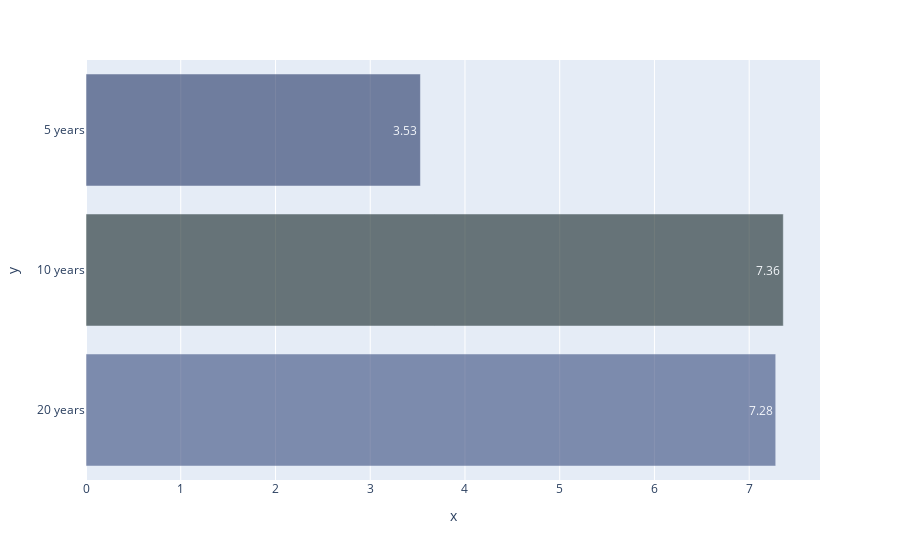

This figure's notebook cell:
### Code cell
df_percentage_growth_rate_H = df_market_trends_H[['Suburb','20 year annual compound growth rate in median sales price (12 months)', 
                                                          '10 year annual compound growth rate in median sales price (12 months)',
                                                          '5 year annual compound growth rate in median sales price (12 months)']].copy()
df_percentage_growth_rate_H = df_percentage_growth_rate_H.dropna()

df_percentage_growth_rate_H = df_percentage_growth_rate_H.rename(columns= {'5 year annual compound growth rate in median sales price (12 months)': '5 years', 
                                                            '10 year annual compound growth rate in median sales price (12 months)': '10 years',
                                                            '20 year annual compound growth rate in median sales price (12 months)': '20 years'})

df_percentage_growth_rate_H[['5 years', '10 years', '20 years']] = round(df_percentage_growth_rate_H[['5 years', '10 years', '20 years']]*100, 2)


# df_percentage_dwelling_type_H = df_percentage_dwelling_type_H.reset_index(drop="index")
df_percentage_growth_rate_H = df_percentage_growth_rate_H.melt(id_vars=['Suburb'], var_name ='Years', value_name ='Percentage')
df_percentage_growth_rate_H

import plotly.graph_objects as go

night_colors = ['rgb(56, 75, 126)', 'rgb(18, 36, 37)', 'rgb(34, 53, 101)',
                'rgb(36, 55, 57)', 'rgb(6, 4, 4)']

x = df_percentage_growth_rate_H[df_percentage_growth_rate_H['Suburb'] == 'Abbotsford'].Years
y = df_percentage_growth_rate_H[df_percentage_growth_rate_H['Suburb'] == 'Abbotsford'].Percentage

fig = px.bar(df_percentage_growth_rate_H, x=y, y=x, orientation='h',text_auto=True)
fig.update_traces(marker_color=night_colors, opacity=0.6)
fig.show()

### Figure 1 — Plotly figure (JSON) as saved in the notebook; plotly's stock layout.template omitted (floating-point values rounded to 4 significant figures)
{"data": [{"alignmentgroup": "True", "hovertemplate": "x=%{x}<br>y=%{y}<extra></extra>", "legendgroup": "", "marker": {"color": ["rgb(56, 75, 126)", "rgb(18, 36, 37)", "rgb(34, 53, 101)", "rgb(36, 55, 57)", "rgb(6, 4, 4)"], "pattern": {"shape": ""}}, "name": "", "offsetgroup": "", "opacity": 0.6, "orientation": "h", "showlegend": false, "textposition": "auto", "texttemplate": "%{x}", "type": "bar", "x": [7.28, 7.36, 3.53], "xaxis": "x", "y": ["20 years", "10 years", "5 years"], "yaxis": "y"}], "layout": {"barmode": "relative", "legend": {"tracegroupgap": 0}, "margin": {"t": 60}, "xaxis": {"anchor": "y", "domain": [0, 1], "title": {"text": "x"}}, "yaxis": {"anchor": "x", "domain": [0, 1], "title": {"text": "y"}}}}
